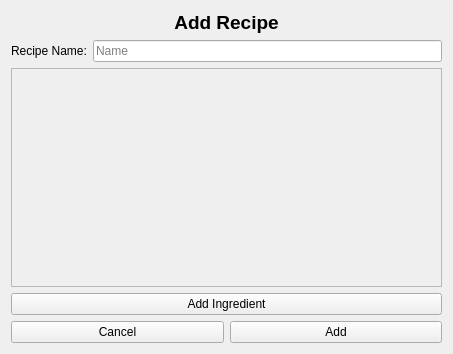
<?xml version="1.0" encoding="UTF-8"?>
<ui version="4.0">
 <class>addRecipeWindow</class>
 <widget class="QWidget" name="addRecipeWindow">
  <property name="geometry">
   <rect>
    <x>0</x>
    <y>0</y>
    <width>453</width>
    <height>354</height>
   </rect>
  </property>
  <property name="windowTitle">
   <string>Add Recipe</string>
  </property>
  <layout class="QVBoxLayout" name="verticalLayout">
   <property name="spacing">
    <number>6</number>
   </property>
   <item>
    <widget class="QLabel" name="label">
     <property name="font">
      <font>
       <pointsize>14</pointsize>
       <bold>true</bold>
      </font>
     </property>
     <property name="text">
      <string>Add Recipe</string>
     </property>
     <property name="alignment">
      <set>Qt::AlignCenter</set>
     </property>
    </widget>
   </item>
   <item>
    <widget class="QWidget" name="widget_3" native="true">
     <layout class="QHBoxLayout" name="horizontalLayout_3">
      <property name="leftMargin">
       <number>0</number>
      </property>
      <property name="topMargin">
       <number>0</number>
      </property>
      <property name="rightMargin">
       <number>0</number>
      </property>
      <property name="bottomMargin">
       <number>0</number>
      </property>
      <item>
       <widget class="QLabel" name="label_name">
        <property name="text">
         <string>Recipe Name:</string>
        </property>
       </widget>
      </item>
      <item>
       <widget class="QLineEdit" name="recipeNameInput">
        <property name="placeholderText">
         <string>Name</string>
        </property>
       </widget>
      </item>
     </layout>
    </widget>
   </item>
   <item>
    <widget class="QScrollArea" name="scrollArea">
     <property name="widgetResizable">
      <bool>true</bool>
     </property>
     <widget class="QWidget" name="scrollAreaWidgetContents">
      <property name="geometry">
       <rect>
        <x>0</x>
        <y>0</y>
        <width>433</width>
        <height>221</height>
       </rect>
      </property>
      <layout class="QVBoxLayout" name="verticalLayout_2">
       <item>
        <widget class="QWidget" name="ingredients" native="true">
         <layout class="QVBoxLayout" name="verticalLayout_3">
          <property name="leftMargin">
           <number>0</number>
          </property>
          <property name="topMargin">
           <number>0</number>
          </property>
          <property name="rightMargin">
           <number>0</number>
          </property>
          <property name="bottomMargin">
           <number>0</number>
          </property>
         </layout>
        </widget>
       </item>
       <item>
        <spacer name="verticalSpacer">
         <property name="orientation">
          <enum>Qt::Vertical</enum>
         </property>
         <property name="sizeHint" stdset="0">
          <size>
           <width>20</width>
           <height>40</height>
          </size>
         </property>
        </spacer>
       </item>
      </layout>
     </widget>
    </widget>
   </item>
   <item>
    <widget class="QPushButton" name="addIngredientBtn">
     <property name="text">
      <string>Add Ingredient</string>
     </property>
    </widget>
   </item>
   <item>
    <widget class="QWidget" name="widget_2" native="true">
     <layout class="QHBoxLayout" name="horizontalLayout_2">
      <property name="leftMargin">
       <number>0</number>
      </property>
      <property name="topMargin">
       <number>0</number>
      </property>
      <property name="rightMargin">
       <number>0</number>
      </property>
      <property name="bottomMargin">
       <number>0</number>
      </property>
      <item>
       <widget class="QPushButton" name="cancelBtn">
        <property name="text">
         <string>Cancel</string>
        </property>
       </widget>
      </item>
      <item>
       <widget class="QPushButton" name="addBtn">
        <property name="text">
         <string>Add</string>
        </property>
       </widget>
      </item>
     </layout>
    </widget>
   </item>
  </layout>
 </widget>
 <resources/>
 <connections/>
</ui>
